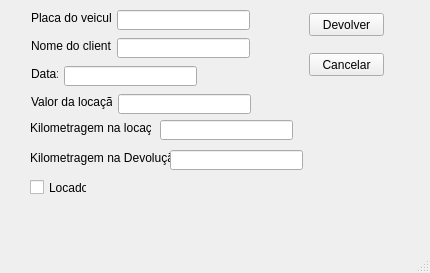
<?xml version="1.0" encoding="UTF-8"?>
<ui version="4.0">
 <class>MainWindowDevolvendo</class>
 <widget class="QMainWindow" name="MainWindowDevolvendo">
  <property name="geometry">
   <rect>
    <x>0</x>
    <y>0</y>
    <width>430</width>
    <height>273</height>
   </rect>
  </property>
  <property name="windowTitle">
   <string>Devolver veiculo</string>
  </property>
  <widget class="QWidget" name="centralwidget">
   <widget class="QCheckBox" name="checkBoxSituacaoLocacao">
    <property name="geometry">
     <rect>
      <x>30</x>
      <y>179</y>
      <width>57</width>
      <height>17</height>
     </rect>
    </property>
    <property name="text">
     <string>Locado</string>
    </property>
   </widget>
   <widget class="QLabel" name="label_3">
    <property name="geometry">
     <rect>
      <x>31</x>
      <y>66</y>
      <width>27</width>
      <height>16</height>
     </rect>
    </property>
    <property name="text">
     <string>Data:</string>
    </property>
   </widget>
   <widget class="QPushButton" name="pushButtonDevolverLocacao">
    <property name="geometry">
     <rect>
      <x>309</x>
      <y>13</y>
      <width>75</width>
      <height>23</height>
     </rect>
    </property>
    <property name="text">
     <string>Devolver</string>
    </property>
   </widget>
   <widget class="QLabel" name="label">
    <property name="geometry">
     <rect>
      <x>31</x>
      <y>10</y>
      <width>80</width>
      <height>16</height>
     </rect>
    </property>
    <property name="text">
     <string>Placa do veiculo:</string>
    </property>
   </widget>
   <widget class="QLineEdit" name="lineEditPlacaLocacao">
    <property name="geometry">
     <rect>
      <x>117</x>
      <y>10</y>
      <width>133</width>
      <height>20</height>
     </rect>
    </property>
   </widget>
   <widget class="QLabel" name="label_2">
    <property name="geometry">
     <rect>
      <x>31</x>
      <y>38</y>
      <width>80</width>
      <height>16</height>
     </rect>
    </property>
    <property name="text">
     <string>Nome do cliente:</string>
    </property>
   </widget>
   <widget class="QPushButton" name="pushButton">
    <property name="geometry">
     <rect>
      <x>309</x>
      <y>53</y>
      <width>75</width>
      <height>23</height>
     </rect>
    </property>
    <property name="text">
     <string>Cancelar</string>
    </property>
   </widget>
   <widget class="QLabel" name="label_5">
    <property name="geometry">
     <rect>
      <x>30</x>
      <y>150</y>
      <width>141</width>
      <height>16</height>
     </rect>
    </property>
    <property name="text">
     <string>Kilometragem na Devolução:</string>
    </property>
   </widget>
   <widget class="QLineEdit" name="lineEditValorLocacao">
    <property name="geometry">
     <rect>
      <x>118</x>
      <y>94</y>
      <width>133</width>
      <height>20</height>
     </rect>
    </property>
   </widget>
   <widget class="QLabel" name="label_4">
    <property name="geometry">
     <rect>
      <x>31</x>
      <y>94</y>
      <width>81</width>
      <height>16</height>
     </rect>
    </property>
    <property name="text">
     <string>Valor da locação:</string>
    </property>
   </widget>
   <widget class="QLineEdit" name="lineEditNomeClienteLocacao">
    <property name="geometry">
     <rect>
      <x>117</x>
      <y>38</y>
      <width>133</width>
      <height>20</height>
     </rect>
    </property>
   </widget>
   <widget class="QLineEdit" name="lineEditDataLocacao">
    <property name="geometry">
     <rect>
      <x>64</x>
      <y>66</y>
      <width>133</width>
      <height>20</height>
     </rect>
    </property>
   </widget>
   <widget class="QLineEdit" name="lineEditKmFinal">
    <property name="geometry">
     <rect>
      <x>170</x>
      <y>150</y>
      <width>133</width>
      <height>20</height>
     </rect>
    </property>
   </widget>
   <widget class="QLabel" name="label_6">
    <property name="geometry">
     <rect>
      <x>30</x>
      <y>120</y>
      <width>121</width>
      <height>16</height>
     </rect>
    </property>
    <property name="text">
     <string>Kilometragem na locação:</string>
    </property>
   </widget>
   <widget class="QLineEdit" name="lineEditKmInicial">
    <property name="geometry">
     <rect>
      <x>160</x>
      <y>120</y>
      <width>133</width>
      <height>20</height>
     </rect>
    </property>
   </widget>
  </widget>
  <widget class="QMenuBar" name="menubar">
   <property name="geometry">
    <rect>
     <x>0</x>
     <y>0</y>
     <width>430</width>
     <height>21</height>
    </rect>
   </property>
  </widget>
  <widget class="QStatusBar" name="statusbar"/>
 </widget>
 <resources/>
 <connections>
  <connection>
   <sender>pushButton</sender>
   <signal>clicked()</signal>
   <receiver>MainWindowDevolvendo</receiver>
   <slot>close()</slot>
   <hints>
    <hint type="sourcelabel">
     <x>351</x>
     <y>90</y>
    </hint>
    <hint type="destinationlabel">
     <x>355</x>
     <y>138</y>
    </hint>
   </hints>
  </connection>
 </connections>
</ui>
